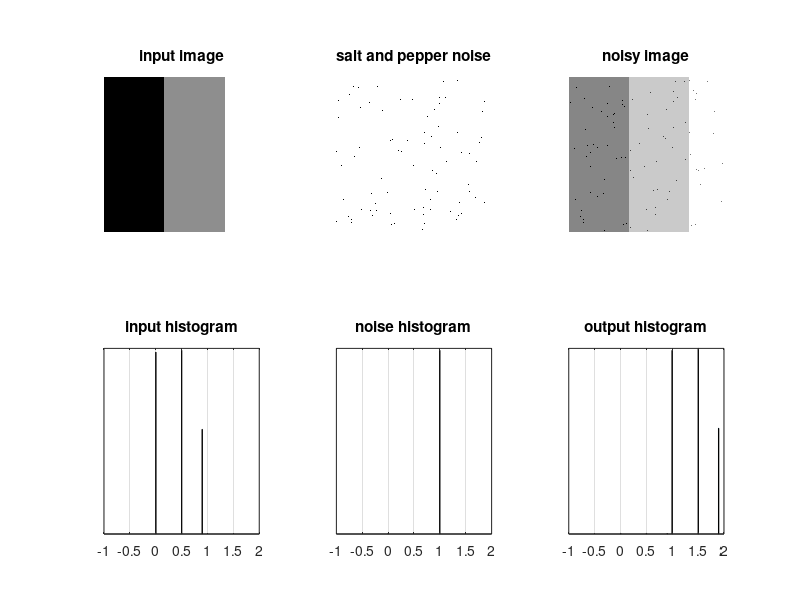

Write MATLAB code to recreate this figure.


clear all;
clf;


M0=zeros(256,256);
M0(1:256,1:100)=0;
M0(1:256,100:200)=0.5;
M0(1:256,200:256)=0.9;
subplot(2,3,1)
imshow(M0,[]);
title('input image');

N=256;

R = randint(N,N,[0,255]);
M=M0;
M(R<=10/255)=0;
M(R>250/255)=1;

M=M+M0;

subplot(2,3,2)
imshow(M-M0,[]);
title('salt and pepper noise');


subplot(2,3,3)
imshow(M,[]);
title('noisy image');

nbins=256;
[h,t]=hist(M0,nbins);
h = h/sum(h);
subplot(2,3,4);
bar(t,h);
set(gca,'YTick',[]);
axis([-1 2 0 max(h)*1.01]);
title('input histogram');
grid on;

[h,t]=hist(M-M0,nbins);
h = h/sum(h);
subplot(2,3,5);
bar(t,h);
set(gca,'YTick',[]);
axis([-1 2 0 max(h)*1.01]);
title('noise histogram');
grid on;


[h,t]=hist(M,nbins);
h = h/sum(h);
subplot(2,3,6);
bar(t,h);
set(gca,'YTick',[]);
axis([-1 2 0 max(h)]);

title('output histogram');
grid on;



%
%subplot(3,3,3)
%imshow(M-M1,[]);
%title('rayleigh noise');
